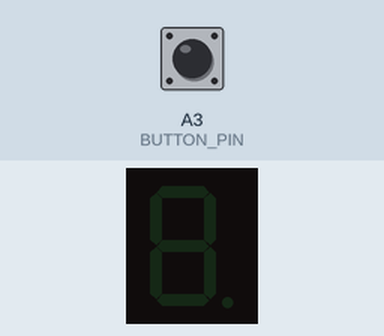
Recording of a sketch running on a simulated Arduino Uno, built with avr-gcc and run on an emulated ATmega328P. Parts: 1-digit seven-segment display. Wiring (inferred from the names in the program): 1-digit 7-segment display, segments lit when HIGH: segments pin 8, pin 9, pin 2, pin 3, pin 4, pin 6, pin 5. Inputs (shaded band) come from the test bench; at power-on: A3 (BUTTON_PIN) HIGH. The segment pins are drawn as the display they are named for.

Above: at 1.2 s.
1.3 s: A3 (BUTTON_PIN) pulled LOW for 0.15 s
At 2.1 s:
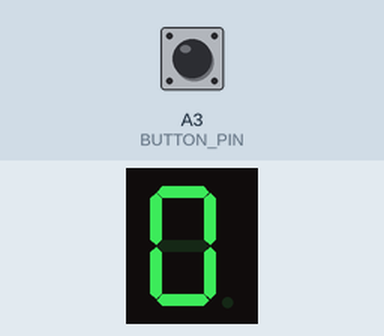
4.4 s: A3 (BUTTON_PIN) pulled LOW for 1 s
At 6.2 s:
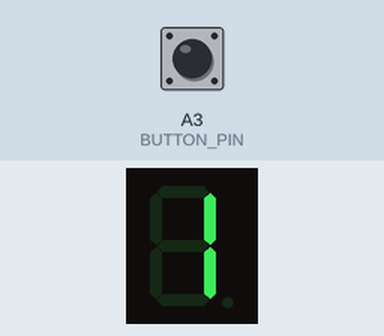
8.4 s: A3 (BUTTON_PIN) pulled LOW for 3.2 s
Timing chart, 0 to 11.4 s (numbered marks = the images above; inputs shaded):
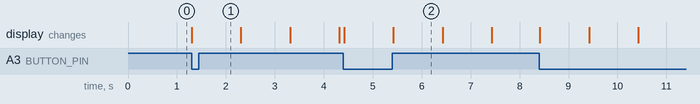

The sketch:

7segment3.ino
```cpp
// 아래 블록은 PC에서 테스트할 때만 쓰이는 부분으로, 실제 아두이노에서는 무시됩니다.
#ifndef ARDUINO
typedef unsigned char byte;

#define HIGH 0x1
#define LOW 0x0
#define OUTPUT 0x1
#define INPUT_PULLUP 0x2
#define A3 17

struct SerialMock {
  void begin(long baudRate) {}
} Serial;

void pinMode(int pin, int mode);
void digitalWrite(int pin, int value);
int digitalRead(int pin);
void delay(unsigned long ms);
unsigned long millis();
#endif

const byte SEGMENT_COUNT = 7;                   // 세그먼트(LED) 개수 (a~g)
const byte BUTTON_PIN = A3;                     // 버튼을 연결한 핀 (아날로그 A3 핀)
const unsigned long TENS_DISPLAY_MS = 120;      // 십의 자리를 보여주는 시간 (밀리초)
const unsigned long DISPLAY_CYCLE_MS = 1000;    // 십의 자리/일의 자리 표시 한 주기 (밀리초)

// 세그먼트 a~g를 연결한 핀 번호 목록
const byte segmentPins[SEGMENT_COUNT] = {8, 9, 2, 3, 4, 6, 5};

// 숫자 0~9를 나타내는 세그먼트 켜짐(HIGH)/꺼짐(LOW) 패턴 표
const byte digitPatterns[10][SEGMENT_COUNT] = {
  {HIGH, HIGH, HIGH, HIGH, HIGH, HIGH, LOW},   // 0
  {LOW, HIGH, HIGH, LOW, LOW, LOW, LOW},       // 1
  {HIGH, HIGH, LOW, HIGH, HIGH, LOW, HIGH},    // 2
  {HIGH, HIGH, HIGH, HIGH, LOW, LOW, HIGH},    // 3
  {LOW, HIGH, HIGH, LOW, LOW, HIGH, HIGH},     // 4
  {HIGH, LOW, HIGH, HIGH, LOW, HIGH, HIGH},    // 5
  {HIGH, LOW, HIGH, HIGH, HIGH, HIGH, HIGH},   // 6
  {HIGH, HIGH, HIGH, LOW, LOW, LOW, LOW},      // 7
  {HIGH, HIGH, HIGH, HIGH, HIGH, HIGH, HIGH},  // 8
  {HIGH, HIGH, HIGH, HIGH, LOW, HIGH, HIGH}    // 9
};

bool timerRunning = false;          // 타이머가 동작 중인지 여부
bool previousButtonState = HIGH;    // 이전 버튼 상태 (눌림 순간을 감지하기 위함)
unsigned long startMillis = 0;      // 타이머를 시작한 시각 (밀리초)

void setup()
{
  // 모든 세그먼트 핀을 출력으로 설정
  for (byte index = 0; index < SEGMENT_COUNT; index++) {
    pinMode(segmentPins[index], OUTPUT);
  }

  pinMode(BUTTON_PIN, INPUT_PULLUP);  // 버튼 핀을 내부 풀업 입력으로 설정

  Serial.begin(9600);  // 시리얼 통신 시작 (9600bps)
  clr();               // 시작할 때 화면을 모두 끔
}

void loop()
{
  bool currentButtonState = digitalRead(BUTTON_PIN);  // 현재 버튼 상태를 읽음

  // 버튼을 누른 순간(HIGH → LOW)을 감지하면 타이머 시작
  if (previousButtonState == HIGH && currentButtonState == LOW) {
    timerRunning = true;
    startMillis = millis();  // 시작 시각을 기록
  }

  previousButtonState = currentButtonState;  // 다음 비교를 위해 현재 상태를 저장

  if (timerRunning) {
    // 시작 후 흐른 시간을 초 단위로 계산해 화면에 표시
    unsigned long elapsedSeconds = (millis() - startMillis) / 1000;
    showElapsedTime(elapsedSeconds);
  }
  else {
    clr();  // 타이머가 멈춰 있으면 화면을 끔
  }

  delay(20);  // 0.02초 대기 (버튼을 너무 자주 읽지 않도록)
}

// 모든 세그먼트를 꺼서 화면을 지움
void clr()
{
  for (byte index = 0; index < SEGMENT_COUNT; index++) {
    digitalWrite(segmentPins[index], LOW);
  }
}

// 주어진 패턴(배열)대로 각 세그먼트를 켜고 끔
void showPattern(const byte pattern[SEGMENT_COUNT])
{
  for (byte index = 0; index < SEGMENT_COUNT; index++) {
    digitalWrite(segmentPins[index], pattern[index]);
  }
}

// 숫자 하나(0~9)를 화면에 표시
void showDigit(byte digit)
{
  showPattern(digitPatterns[digit]);
}

// 흐른 시간(초)을 7세그먼트에 표시 (한 자리 숫자는 그대로, 두 자리는 번갈아 표시)
void showElapsedTime(unsigned long elapsedSeconds)
{
  unsigned long cappedSeconds = elapsedSeconds;

  // 99초를 넘으면 99로 제한 (세그먼트가 한 자리만 있으므로)
  if (cappedSeconds > 99) {
    cappedSeconds = 99;
  }

  // 10초 미만이면 한 자리 숫자를 그대로 표시
  if (cappedSeconds < 10) {
    showDigit(cappedSeconds);
    return;
  }

  byte tensDigit = cappedSeconds / 10;   // 십의 자리 숫자
  byte onesDigit = cappedSeconds % 10;   // 일의 자리 숫자
  unsigned long cyclePosition = millis() % DISPLAY_CYCLE_MS;  // 현재 주기에서의 위치

  // 한 주기 안에서 잠깐 십의 자리를 보여준 뒤, 나머지 시간은 일의 자리를 표시
  if (cyclePosition < TENS_DISPLAY_MS) {
    showDigit(tensDigit);
  }
  else {
    showDigit(onesDigit);
  }
}
```

Measured:
- after the input at 1.3 s, the display: changes at once (image 1)
- what the display in image 2 shows lasts 1.0 s, from 5.4 s to 6.4 s
